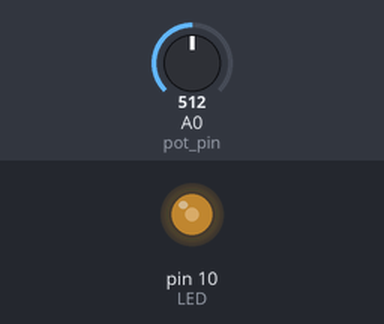
This sketch was run on a simulated Arduino Uno, built with avr-gcc and run on an emulated ATmega328P. On the bench: output pins drawn as LEDs (lit = HIGH). The inputs (shaded band) are chosen by the test bench; at power-on: A0 (pot_pin) = 512.

Above: at 1.2 s.
1.3 s: A0 (pot_pin) set to 716
At 2.4 s:
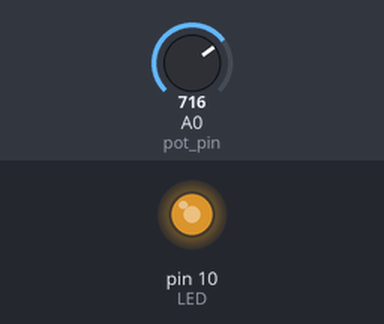
2.8 s: A0 (pot_pin) set to 900
At 3.6 s:
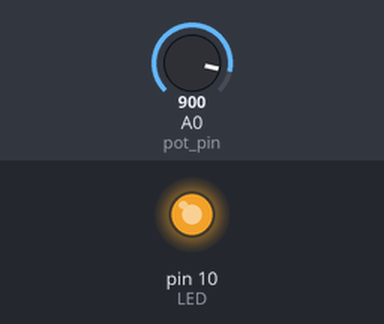
4.3 s: A0 (pot_pin) set to 306
At 4.7 s:
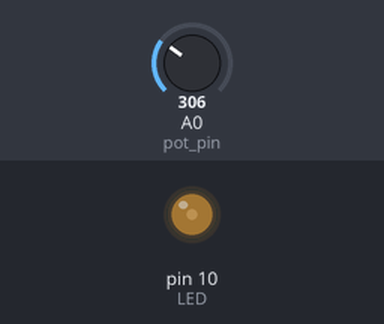
5.8 s: A0 (pot_pin) set to 0
At 7.0 s:
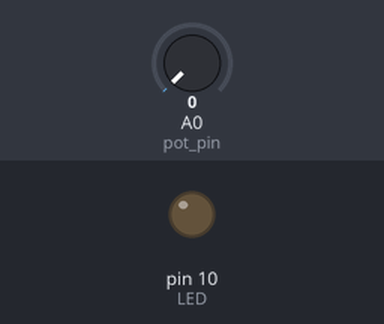
7.3 s: A0 (pot_pin) set to 511
At 8.2 s:
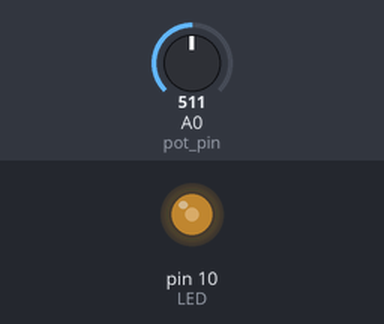
Timing chart, 0 to 9.8 s (numbered marks = the images above; inputs shaded):
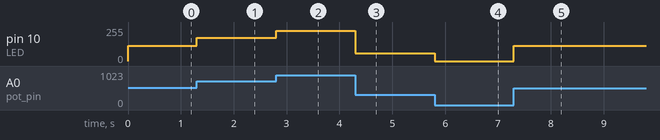

Measured:
- after the input at 1.3 s, pin 10 (LED): 116/255 → 174/255 at once
- after the input at 2.8 s, pin 10 (LED): 174/255 → 226/255 at once
- after the input at 4.3 s, pin 10 (LED): 226/255 → 58/255 at once
- after the input at 5.8 s, pin 10 (LED): 58/255 → 0/255 at once
- after the input at 7.3 s, pin 10 (LED): 0/255 → 116/255 at once

The sketch:

LED_interfacing_usingPOT_mapping.ino
```cpp
int pot_pin=A0;
int LED=10;
void setup()
{
pinMode(LED,OUTPUT);
}
void loop()
{
 int pot_val=analogRead(pot_pin);

 pot_val=constrain(pot_val,100,1000);
 int x=map(pot_val,100,1000,0,255);
 analogWrite(LED,x);


}
```
